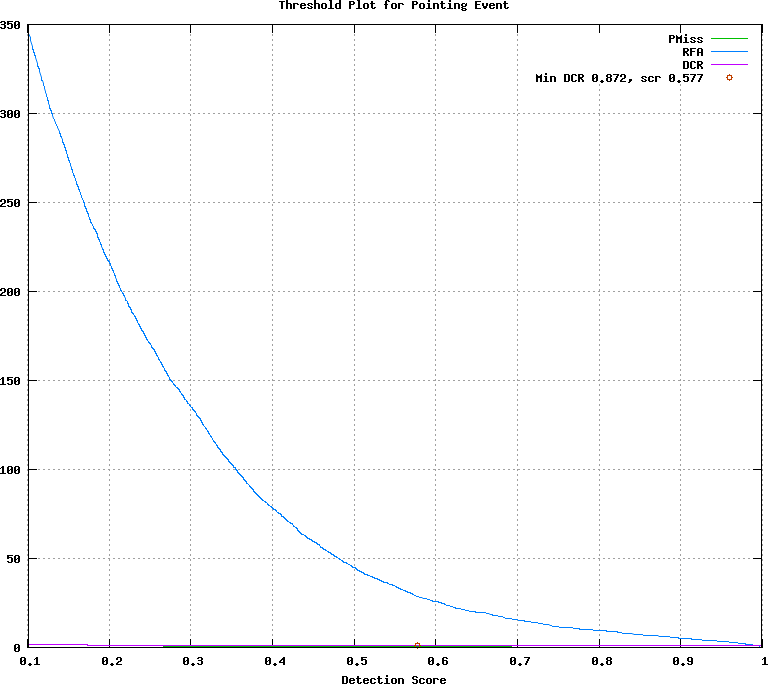

Here is the gnuplot script that generated this plot:
## GNUPLOT command file
set terminal postscript color
set style data lines
set title 'Threshold Plot for Pointing Event'
set xlabel 'Detection Score'
set grid
set size ratio 0.85
plot [0.101000:0.999000]  \
  'test.det.Pointing_Event.dat.1' using 1:4 title 'PMiss' with lines lt 2, \
  'test.det.Pointing_Event.dat.1' using 1:5 title 'RFA' with lines lt 3, \
  'test.det.Pointing_Event.dat.1' using 1:6 title 'DCR' with lines lt 4, \
  'test.det.Pointing_Event.dat.2' using 1:2 title 'Min DCR 0.872, scr 0.577' with points lt 6
